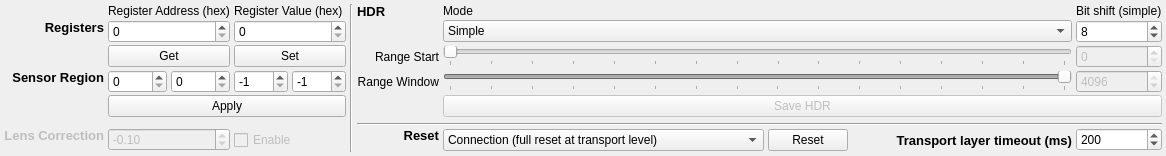
      <widget class="QWidget" name="expertTab">
       <property name="sizePolicy">
        <sizepolicy hsizetype="Preferred" vsizetype="Ignored">
         <horstretch>0</horstretch>
         <verstretch>0</verstretch>
        </sizepolicy>
       </property>
       <attribute name="title">
        <string>Expert</string>
       </attribute>
       <layout class="QGridLayout" name="gridLayout_5">
        <property name="leftMargin">
         <number>4</number>
        </property>
        <property name="topMargin">
         <number>4</number>
        </property>
        <property name="rightMargin">
         <number>4</number>
        </property>
        <property name="bottomMargin">
         <number>4</number>
        </property>
        <property name="horizontalSpacing">
         <number>4</number>
        </property>
        <property name="verticalSpacing">
         <number>2</number>
        </property>
        <item row="0" column="6" rowspan="2">
         <widget class="QLabel" name="hdrHeading">
          <property name="sizePolicy">
           <sizepolicy hsizetype="Preferred" vsizetype="Preferred">
            <horstretch>0</horstretch>
            <verstretch>0</verstretch>
           </sizepolicy>
          </property>
          <property name="font">
           <font>
            <pointsize>10</pointsize>
            <weight>75</weight>
            <bold>true</bold>
           </font>
          </property>
          <property name="text">
           <string>HDR</string>
          </property>
          <property name="alignment">
           <set>Qt::AlignLeading|Qt::AlignLeft|Qt::AlignTop</set>
          </property>
         </widget>
        </item>
        <item row="2" column="7" colspan="5">
         <widget class="QSlider" name="rangeStartSlider">
          <property name="enabled">
           <bool>false</bool>
          </property>
          <property name="sizePolicy">
           <sizepolicy hsizetype="Expanding" vsizetype="Fixed">
            <horstretch>0</horstretch>
            <verstretch>0</verstretch>
           </sizepolicy>
          </property>
          <property name="maximum">
           <number>3839</number>
          </property>
          <property name="singleStep">
           <number>32</number>
          </property>
          <property name="pageStep">
           <number>256</number>
          </property>
          <property name="orientation">
           <enum>Qt::Horizontal</enum>
          </property>
          <property name="tickPosition">
           <enum>QSlider::TicksBelow</enum>
          </property>
          <property name="tickInterval">
           <number>256</number>
          </property>
         </widget>
        </item>
        <item row="8" column="0">
         <widget class="QLabel" name="lensLabel">
          <property name="enabled">
           <bool>false</bool>
          </property>
          <property name="minimumSize">
           <size>
            <width>0</width>
            <height>24</height>
           </size>
          </property>
          <property name="font">
           <font>
            <pointsize>10</pointsize>
            <weight>75</weight>
            <bold>true</bold>
           </font>
          </property>
          <property name="text">
           <string>Lens Correction</string>
          </property>
          <property name="alignment">
           <set>Qt::AlignRight|Qt::AlignTop|Qt::AlignTrailing</set>
          </property>
         </widget>
        </item>
        <item row="4" column="7" colspan="6">
         <widget class="QPushButton" name="saveHdrButton">
          <property name="enabled">
           <bool>false</bool>
          </property>
          <property name="text">
           <string>Save HDR</string>
          </property>
         </widget>
        </item>
        <item row="1" column="1" colspan="2">
         <widget class="QSpinBox" name="addressBox">
          <property name="maximum">
           <number>65535</number>
          </property>
          <property name="value">
           <number>0</number>
          </property>
          <property name="displayIntegerBase">
           <number>16</number>
          </property>
         </widget>
        </item>
        <item row="3" column="3">
         <widget class="QSpinBox" name="widthRegionBox">
          <property name="minimum">
           <number>-1</number>
          </property>
          <property name="maximum">
           <number>2048</number>
          </property>
          <property name="value">
           <number>-1</number>
          </property>
         </widget>
        </item>
        <item row="1" column="7" colspan="5">
         <widget class="QComboBox" name="hdrModeBox">
          <property name="sizePolicy">
           <sizepolicy hsizetype="Preferred" vsizetype="Fixed">
            <horstretch>0</horstretch>
            <verstretch>0</verstretch>
           </sizepolicy>
          </property>
          <item>
           <property name="text">
            <string>Simple</string>
           </property>
          </item>
          <item>
           <property name="text">
            <string>Range</string>
           </property>
          </item>
          <item>
           <property name="text">
            <string>Window</string>
           </property>
          </item>
         </widget>
        </item>
        <item row="3" column="12">
         <widget class="QSpinBox" name="rangeWindowBox">
          <property name="enabled">
           <bool>false</bool>
          </property>
          <property name="minimum">
           <number>256</number>
          </property>
          <property name="maximum">
           <number>4096</number>
          </property>
          <property name="singleStep">
           <number>32</number>
          </property>
          <property name="value">
           <number>4096</number>
          </property>
         </widget>
        </item>
        <item row="8" column="1" colspan="2">
         <widget class="QDoubleSpinBox" name="lensBox">
          <property name="enabled">
           <bool>false</bool>
          </property>
          <property name="minimum">
           <double>-1.000000000000000</double>
          </property>
          <property name="maximum">
           <double>1.000000000000000</double>
          </property>
          <property name="singleStep">
           <double>0.010000000000000</double>
          </property>
          <property name="value">
           <double>-0.100000000000000</double>
          </property>
         </widget>
        </item>
        <item row="2" column="6">
         <widget class="QLabel" name="rangeStartLabel">
          <property name="sizePolicy">
           <sizepolicy hsizetype="Preferred" vsizetype="Preferred">
            <horstretch>0</horstretch>
            <verstretch>0</verstretch>
           </sizepolicy>
          </property>
          <property name="text">
           <string>Range Start</string>
          </property>
          <property name="alignment">
           <set>Qt::AlignRight|Qt::AlignTrailing|Qt::AlignVCenter</set>
          </property>
         </widget>
        </item>
        <item row="3" column="1">
         <widget class="QSpinBox" name="xRegionBox">
          <property name="sizePolicy">
           <sizepolicy hsizetype="Minimum" vsizetype="Fixed">
            <horstretch>0</horstretch>
            <verstretch>0</verstretch>
           </sizepolicy>
          </property>
          <property name="maximum">
           <number>2048</number>
          </property>
         </widget>
        </item>
        <item row="3" column="0" rowspan="2">
         <widget class="QLabel" name="regionLabel">
          <property name="font">
           <font>
            <pointsize>10</pointsize>
            <weight>75</weight>
            <bold>true</bold>
           </font>
          </property>
          <property name="text">
           <string>Sensor Region</string>
          </property>
          <property name="alignment">
           <set>Qt::AlignRight|Qt::AlignTop|Qt::AlignTrailing</set>
          </property>
         </widget>
        </item>
        <item row="3" column="4">
         <widget class="QSpinBox" name="heightRegionBox">
          <property name="minimum">
           <number>-1</number>
          </property>
          <property name="maximum">
           <number>2048</number>
          </property>
          <property name="value">
           <number>-1</number>
          </property>
         </widget>
        </item>
        <item row="0" column="12">
         <widget class="QLabel" name="bitShiftLabel">
          <property name="sizePolicy">
           <sizepolicy hsizetype="Preferred" vsizetype="Fixed">
            <horstretch>0</horstretch>
            <verstretch>0</verstretch>
           </sizepolicy>
          </property>
          <property name="text">
           <string>Bit shift (simple)</string>
          </property>
         </widget>
        </item>
        <item row="2" column="1" colspan="2">
         <widget class="QPushButton" name="getButton">
          <property name="text">
           <string>Get</string>
          </property>
         </widget>
        </item>
        <item row="8" column="9">
         <spacer name="horizontalSpacer">
          <property name="orientation">
           <enum>Qt::Horizontal</enum>
          </property>
          <property name="sizeHint" stdset="0">
           <size>
            <width>40</width>
            <height>20</height>
           </size>
          </property>
         </spacer>
        </item>
        <item row="0" column="5" rowspan="9">
         <widget class="Line" name="line">
          <property name="orientation">
           <enum>Qt::Vertical</enum>
          </property>
         </widget>
        </item>
        <item row="8" column="7">
         <widget class="QComboBox" name="resetBox">
          <property name="sizePolicy">
           <sizepolicy hsizetype="Preferred" vsizetype="Fixed">
            <horstretch>0</horstretch>
            <verstretch>0</verstretch>
           </sizepolicy>
          </property>
          <item>
           <property name="text">
            <string>Connection (full reset at transport level)</string>
           </property>
          </item>
          <item>
           <property name="text">
            <string>Control (full reset via control pipe)</string>
           </property>
          </item>
          <item>
           <property name="text">
            <string>Command (full reset via standard command)</string>
           </property>
          </item>
          <item>
           <property name="text">
            <string>Communications (soft reset of communication buffers)</string>
           </property>
          </item>
          <item>
           <property name="text">
            <string>Imaging (reset of imaging chip only)</string>
           </property>
          </item>
          <item>
           <property name="text">
            <string>Imaging Soft (soft reset of imaging chip only)</string>
           </property>
          </item>
          <item>
           <property name="text">
            <string>I/O (reset of the I/O sub-systems)</string>
           </property>
          </item>
         </widget>
        </item>
        <item row="8" column="12">
         <widget class="QSpinBox" name="spinBox">
          <property name="minimum">
           <number>10</number>
          </property>
          <property name="maximum">
           <number>1000</number>
          </property>
          <property name="singleStep">
           <number>10</number>
          </property>
          <property name="value">
           <number>200</number>
          </property>
         </widget>
        </item>
        <item row="8" column="3" colspan="2">
         <widget class="QCheckBox" name="lensCheck">
          <property name="enabled">
           <bool>false</bool>
          </property>
          <property name="text">
           <string>Enable</string>
          </property>
         </widget>
        </item>
        <item row="3" column="2">
         <widget class="QSpinBox" name="yRegionBox">
          <property name="maximum">
           <number>2048</number>
          </property>
         </widget>
        </item>
        <item row="3" column="7" colspan="5">
         <widget class="QSlider" name="rangeWindowSlider">
          <property name="enabled">
           <bool>false</bool>
          </property>
          <property name="sizePolicy">
           <sizepolicy hsizetype="Expanding" vsizetype="Fixed">
            <horstretch>0</horstretch>
            <verstretch>0</verstretch>
           </sizepolicy>
          </property>
          <property name="minimum">
           <number>256</number>
          </property>
          <property name="maximum">
           <number>4096</number>
          </property>
          <property name="singleStep">
           <number>32</number>
          </property>
          <property name="pageStep">
           <number>256</number>
          </property>
          <property name="value">
           <number>4096</number>
          </property>
          <property name="tracking">
           <bool>true</bool>
          </property>
          <property name="orientation">
           <enum>Qt::Horizontal</enum>
          </property>
          <property name="tickPosition">
           <enum>QSlider::TicksBelow</enum>
          </property>
          <property name="tickInterval">
           <number>256</number>
          </property>
         </widget>
        </item>
        <item row="2" column="3" colspan="2">
         <widget class="QPushButton" name="setButton">
          <property name="text">
           <string>Set</string>
          </property>
         </widget>
        </item>
        <item row="0" column="1" colspan="2">
         <widget class="QLabel" name="addressLabel">
          <property name="sizePolicy">
           <sizepolicy hsizetype="Preferred" vsizetype="Fixed">
            <horstretch>0</horstretch>
            <verstretch>0</verstretch>
           </sizepolicy>
          </property>
          <property name="text">
           <string>Register Address (hex)</string>
          </property>
          <property name="alignment">
           <set>Qt::AlignBottom|Qt::AlignLeading|Qt::AlignLeft</set>
          </property>
         </widget>
        </item>
        <item row="8" column="8">
         <widget class="QPushButton" name="resetButton">
          <property name="sizePolicy">
           <sizepolicy hsizetype="Minimum" vsizetype="Fixed">
            <horstretch>0</horstretch>
            <verstretch>0</verstretch>
           </sizepolicy>
          </property>
          <property name="text">
           <string>Reset</string>
          </property>
         </widget>
        </item>
        <item row="1" column="12">
         <widget class="QSpinBox" name="bitShiftBox">
          <property name="maximum">
           <number>15</number>
          </property>
          <property name="value">
           <number>8</number>
          </property>
         </widget>
        </item>
        <item row="8" column="10" colspan="2">
         <widget class="QLabel" name="timeoutHeading">
          <property name="font">
           <font>
            <pointsize>10</pointsize>
            <weight>75</weight>
            <bold>true</bold>
           </font>
          </property>
          <property name="text">
           <string>Transport layer timeout (ms)</string>
          </property>
          <property name="alignment">
           <set>Qt::AlignRight|Qt::AlignTrailing|Qt::AlignVCenter</set>
          </property>
         </widget>
        </item>
        <item row="3" column="6">
         <widget class="QLabel" name="rangeWindowLabel">
          <property name="text">
           <string>Range Window</string>
          </property>
          <property name="alignment">
           <set>Qt::AlignRight|Qt::AlignTrailing|Qt::AlignVCenter</set>
          </property>
         </widget>
        </item>
        <item row="1" column="3" colspan="2">
         <widget class="QSpinBox" name="valueBox">
          <property name="maximum">
           <number>65535</number>
          </property>
          <property name="displayIntegerBase">
           <number>16</number>
          </property>
         </widget>
        </item>
        <item row="0" column="3" colspan="2">
         <widget class="QLabel" name="valueLabel">
          <property name="sizePolicy">
           <sizepolicy hsizetype="Preferred" vsizetype="Fixed">
            <horstretch>0</horstretch>
            <verstretch>0</verstretch>
           </sizepolicy>
          </property>
          <property name="text">
           <string>Register Value (hex)</string>
          </property>
          <property name="alignment">
           <set>Qt::AlignBottom|Qt::AlignLeading|Qt::AlignLeft</set>
          </property>
         </widget>
        </item>
        <item row="1" column="0" rowspan="2">
         <widget class="QLabel" name="registerHeading">
          <property name="font">
           <font>
            <pointsize>10</pointsize>
            <weight>75</weight>
            <italic>false</italic>
            <bold>true</bold>
            <underline>false</underline>
           </font>
          </property>
          <property name="text">
           <string>Registers</string>
          </property>
          <property name="alignment">
           <set>Qt::AlignRight|Qt::AlignTop|Qt::AlignTrailing</set>
          </property>
         </widget>
        </item>
        <item row="2" column="12">
         <widget class="QSpinBox" name="rangeStartBox">
          <property name="enabled">
           <bool>false</bool>
          </property>
          <property name="maximum">
           <number>3839</number>
          </property>
          <property name="singleStep">
           <number>32</number>
          </property>
         </widget>
        </item>
        <item row="6" column="7">
         <spacer name="verticalSpacer_2">
          <property name="orientation">
           <enum>Qt::Vertical</enum>
          </property>
          <property name="sizeType">
           <enum>QSizePolicy::Minimum</enum>
          </property>
          <property name="sizeHint" stdset="0">
           <size>
            <width>20</width>
            <height>0</height>
           </size>
          </property>
         </spacer>
        </item>
        <item row="4" column="1" colspan="4">
         <widget class="QPushButton" name="regionButton">
          <property name="text">
           <string>Apply</string>
          </property>
         </widget>
        </item>
        <item row="8" column="6">
         <widget class="QLabel" name="resetHeading">
          <property name="font">
           <font>
            <pointsize>10</pointsize>
            <weight>75</weight>
            <bold>true</bold>
           </font>
          </property>
          <property name="text">
           <string>Reset</string>
          </property>
          <property name="alignment">
           <set>Qt::AlignRight|Qt::AlignTop|Qt::AlignTrailing</set>
          </property>
         </widget>
        </item>
        <item row="0" column="7" colspan="5">
         <widget class="QLabel" name="hdrModeLabel">
          <property name="sizePolicy">
           <sizepolicy hsizetype="Preferred" vsizetype="Fixed">
            <horstretch>0</horstretch>
            <verstretch>0</verstretch>
           </sizepolicy>
          </property>
          <property name="text">
           <string>Mode</string>
          </property>
         </widget>
        </item>
        <item row="7" column="6" colspan="7">
         <widget class="Line" name="line_2">
          <property name="orientation">
           <enum>Qt::Horizontal</enum>
          </property>
         </widget>
        </item>
       </layout>
      </widget>
